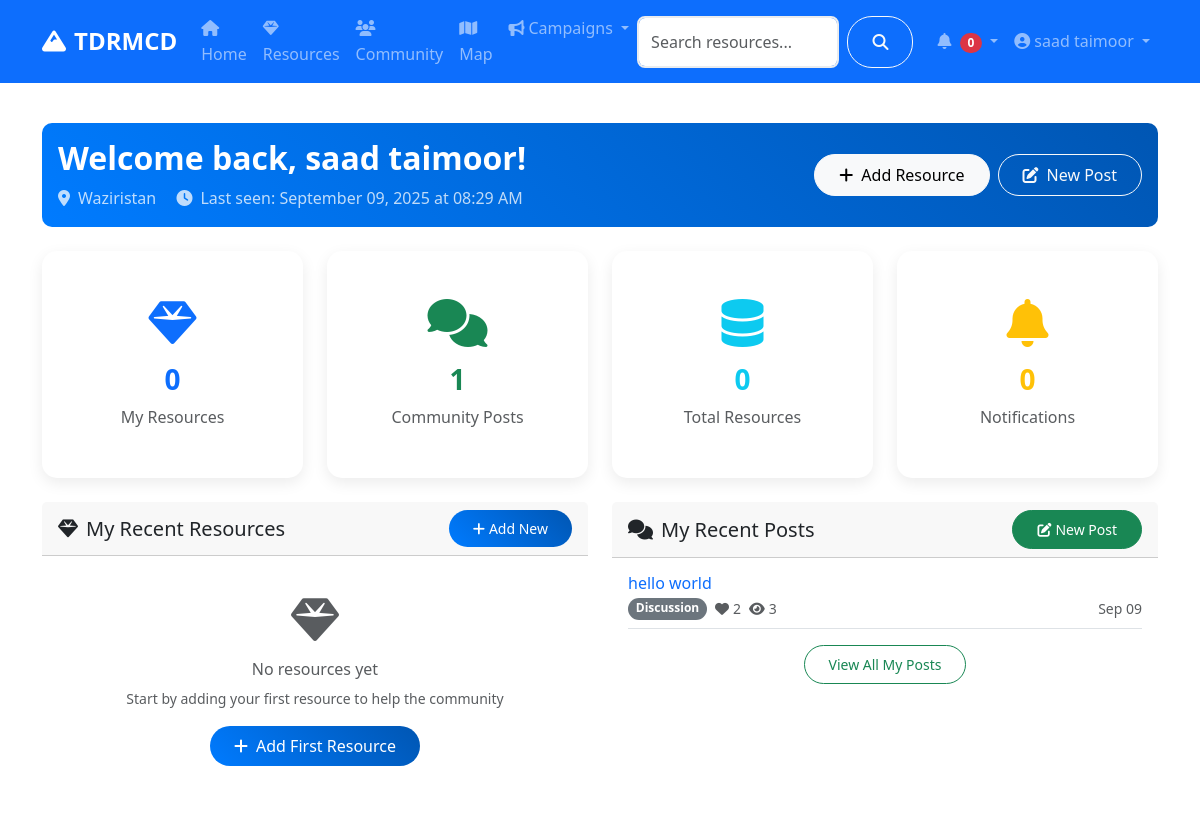
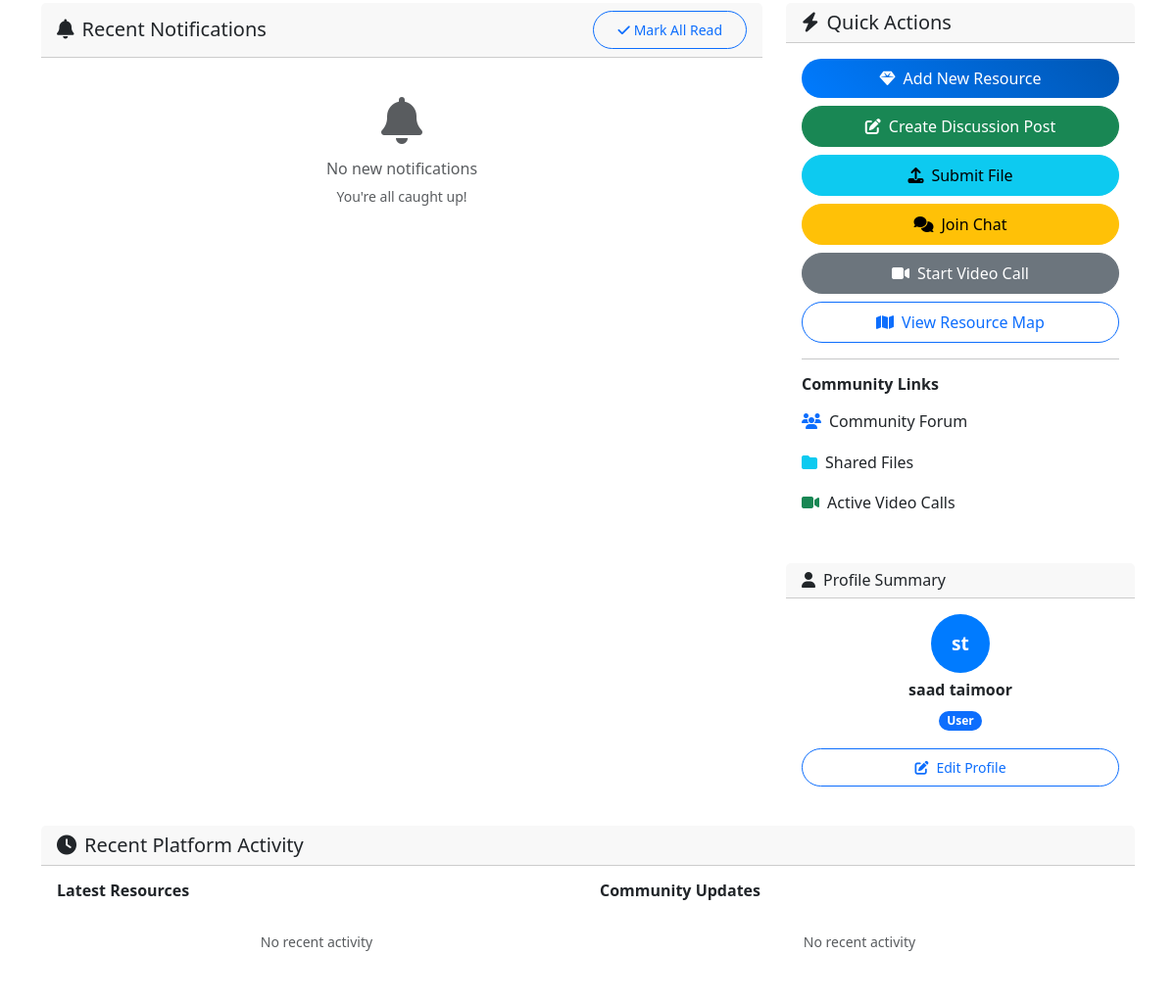
/dashboard (signed in, upper part), run on an earlier commit of the app's database (2 pictures, top to bottom).
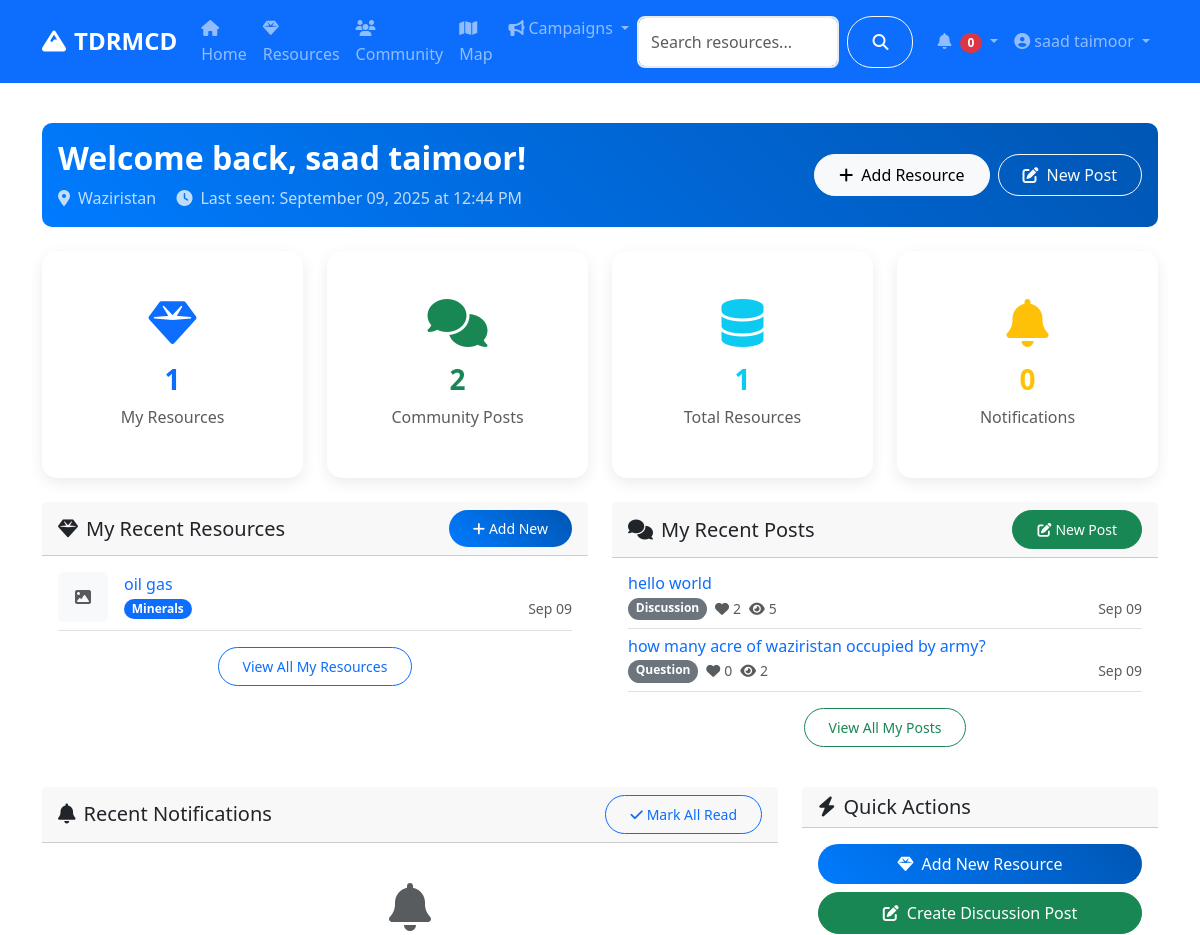
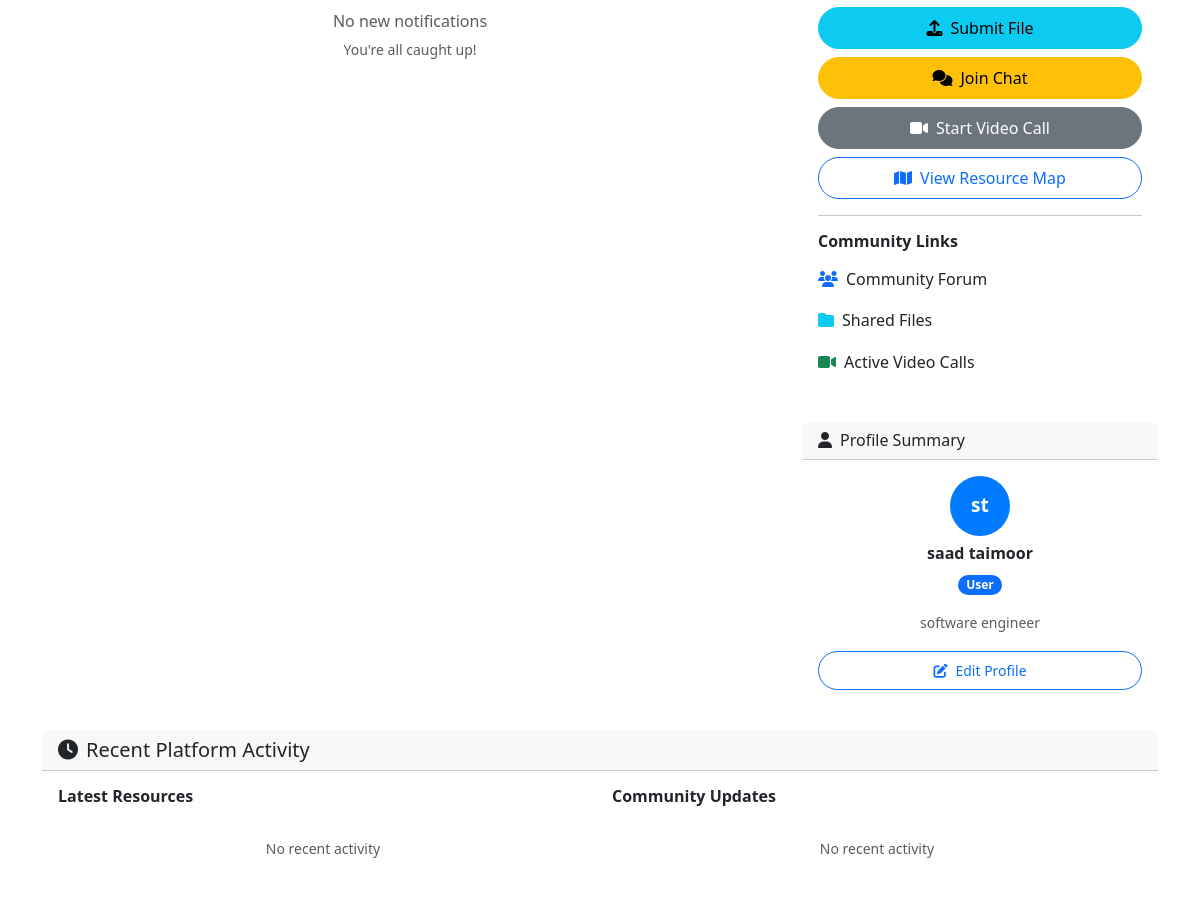
And on a later commit of the database (2 pictures, top to bottom).
### models.py (models this page shows, shortened)
class User(UserMixin, db.Model):
    id = db.Column(db.Integer, primary_key=True)
    username = db.Column(db.String(80), unique=True, nullable=False)
    email = db.Column(db.String(120), unique=True, nullable=False)
    password_hash = db.Column(db.String(120), nullable=False)
    first_name = db.Column(db.String(50), nullable=False)
    last_name = db.Column(db.String(50), nullable=False)
    role = db.Column(db.String(20), default='user')  # user, admin, researcher
    location = db.Column(db.String(100))
    bio = db.Column(db.Text)
    avatar = db.Column(db.String(200), default='default.jpg')
    is_active = db.Column(db.Boolean, default=True)
    created_at = db.Column(db.DateTime, default=datetime.utcnow)
    last_seen = db.Column(db.DateTime, default=datetime.utcnow)
    resources = db.relationship('Resource', backref='author', lazy='dynamic')
    posts = db.relationship('CommunityPost', backref='author', lazy='dynamic')
    chat_messages = db.relationship('ChatMessage', backref='sender', lazy='dynamic')
    file_submissions = db.relationship(
        'FileSubmission',
        foreign_keys='FileSubmission.submitter_id',
        backref='submitter',
        lazy='dynamic'
    )
    reviewed_submissions = db.relationship(
        'FileSubmission',
        foreign_keys='FileSubmission.reviewed_by',
        backref='reviewer_user',
        lazy='dynamic'
    )
    notifications = db.relationship('Notification', backref='user', lazy='dynamic')
    def get_full_name(self):
        return f"{self.first_name} {self.last_name}"
    def is_admin(self):
        return self.role == 'admin'

class CommunityPost(db.Model):
    id = db.Column(db.Integer, primary_key=True)
    title = db.Column(db.String(200), nullable=False)
    content = db.Column(db.Text, nullable=False)
    category = db.Column(db.String(50), nullable=False)  # discussion, question, announcement
    tags = db.Column(db.String(200))
    image_url = db.Column(db.String(200))
    likes = db.Column(db.Integer, default=0)
    views = db.Column(db.Integer, default=0)
    author_id = db.Column(db.Integer, db.ForeignKey('user.id'), nullable=False)
    created_at = db.Column(db.DateTime, default=datetime.utcnow)
    updated_at = db.Column(db.DateTime, default=datetime.utcnow, onupdate=datetime.utcnow)
    comments = db.relationship('Comment', backref='post', lazy='dynamic', cascade='all, delete-orphan')
    likes_relation = db.relationship('PostLike', backref='post', lazy='dynamic', cascade='all, delete-orphan')

class Resource(db.Model):
    id = db.Column(db.Integer, primary_key=True)
    title = db.Column(db.String(200), nullable=False)
    description = db.Column(db.Text, nullable=False)
    category = db.Column(db.String(50), nullable=False)  # minerals, agriculture, wildlife, cultural
    subcategory = db.Column(db.String(50))  # gas, copper, coal, wheat, etc.
    location = db.Column(db.String(200))
    latitude = db.Column(db.Float)
    longitude = db.Column(db.Float)
    economic_value = db.Column(db.String(100))
    sustainability_info = db.Column(db.Text)
    image_url = db.Column(db.String(200))
    status = db.Column(db.String(20), default='active')  # active, inactive, under_review
    author_id = db.Column(db.Integer, db.ForeignKey('user.id'), nullable=False)
    created_at = db.Column(db.DateTime, default=datetime.utcnow)
    updated_at = db.Column(db.DateTime, default=datetime.utcnow, onupdate=datetime.utcnow)

### routes/main.py (the view)
@main_bp.route('/dashboard')
@login_required
def dashboard():
    user_resources = current_user.resources.limit(5).all()
    user_posts = current_user.posts.limit(5).all()
    notifications = current_user.notifications.filter_by(is_read=False).limit(10).all()
    stats = {
        'total_resources': Resource.query.filter_by(status='active').count(),
        'user_resources': current_user.resources.count(),
        'user_posts': current_user.posts.count(),
        'unread_notifications': current_user.notifications.filter_by(is_read=False).count()
    }
    return render_template('main/dashboard.html',
                         user_resources=user_resources,
                         user_posts=user_posts,
                         notifications=notifications,
                         stats=stats)

### app.py (called while the page is built)
@login_manager.user_loader
def load_user(user_id):
    return User.query.get(int(user_id))

### templates/main/dashboard.html (shortened to what the changed rows need)
{% extends "base.html" %}
{% block content %}
<div class="container py-4">
    <div class="row">
        <div class="col-12 mb-4">
            <div class="card bg-gradient-primary text-white">
                <div class="card-body">
                    <div class="row align-items-center">
                        <div class="col-md-8">
                            <h2 class="fw-bold mb-2">Welcome back, {{ current_user.get_full_name() }}!</h2>
                            <p class="mb-0 opacity-75">
                                {% if current_user.location %}
                                    <i class="fas fa-map-marker-alt me-2"></i>{{ current_user.location }}
                                {% endif %}
                                <span class="ms-3">
                                    <i class="fas fa-clock me-2"></i>Last seen: {{ current_user.last_seen.strftime('%B %d, %Y at %I:%M %p') }}
                                </span>
                            </p>
                        </div>
                    </div>
                </div>
            </div>
        </div>
        <div class="col-lg-3 col-md-6 mb-4">
            <div class="card stat-card text-center">
                <div class="card-body">
                    <i class="fas fa-gem fa-3x text-primary mb-3"></i>
                    <h3 class="fw-bold text-primary">{{ stats.user_resources }}</h3>
                    <p class="text-muted mb-0">My Resources</p>
                </div>
            </div>
        </div>
        <div class="col-lg-3 col-md-6 mb-4">
            <div class="card stat-card text-center">
                <div class="card-body">
                    <i class="fas fa-comments fa-3x text-success mb-3"></i>
                    <h3 class="fw-bold text-success">{{ stats.user_posts }}</h3>
                    <p class="text-muted mb-0">Community Posts</p>
                </div>
            </div>
        </div>
        <div class="col-lg-3 col-md-6 mb-4">
            <div class="card stat-card text-center">
                <div class="card-body">
                    <i class="fas fa-database fa-3x text-info mb-3"></i>
                    <h3 class="fw-bold text-info">{{ stats.total_resources }}</h3>
                    <p class="text-muted mb-0">Total Resources</p>
                </div>
            </div>
        </div>
    </div>
    <div class="row">
        <div class="col-lg-6 mb-4">
            <div class="card">
                <div class="card-body">
                    {% if user_resources %}
                        {% for resource in user_resources %}
                        <div class="d-flex align-items-center border-bottom pb-2 mb-2">
                            <div class="flex-shrink-0 me-3">
                                {% if resource.image_url %}
                                <img src="{{ url_for('static', filename='uploads/' + resource.image_url) }}"
                                     alt="{{ resource.title }}" class="rounded" style="width: 50px; height: 50px; object-fit: cover;">
                                {% else %}
                                <div class="bg-light rounded d-flex align-items-center justify-content-center" style="width: 50px; height: 50px;">
                                    <i class="fas fa-image text-muted"></i>
                                </div>
                                {% endif %}
                            </div>
                            <div class="flex-grow-1">
                                <h6 class="mb-1">
                                    <a href="{{ url_for('resources.detail', id=resource.id) }}" class="text-decoration-none">
                                        {{ resource.title }}
                                    </a>
                                </h6>
                                <div class="d-flex justify-content-between align-items-center">
                                    <span class="badge bg-primary">{{ resource.category.title() }}</span>
                                    <small class="text-muted">{{ resource.created_at.strftime('%b %d') }}</small>
                                </div>
                            </div>
                        </div>
                        {% endfor %}
                        <div class="text-center mt-3">
                            <a href="{{ url_for('resources.index') }}?author={{ current_user.id }}" class="btn btn-sm btn-outline-primary">
                                View All My Resources
                            </a>
                        </div>
                    {% else %}
                    <div class="text-center py-4">
                        <i class="fas fa-gem fa-3x text-muted mb-3"></i>
                        <h6 class="text-muted">No resources yet</h6>
                        <p class="text-muted small">Start by adding your first resource to help the community</p>
                        <a href="{{ url_for('resources.add') }}" class="btn btn-primary">
                            <i class="fas fa-plus me-2"></i>Add First Resource
                        </a>
                    </div>
                    {% endif %}
                </div>
            </div>
        </div>
        <div class="col-lg-6 mb-4">
            <div class="card">
                <div class="card-body">
                    {% if user_posts %}
                        {% for post in user_posts %}
                        <div class="border-bottom pb-2 mb-2">
                            <h6 class="mb-1">
                                <a href="{{ url_for('community.post_detail', id=post.id) }}" class="text-decoration-none">
                                    {{ post.title }}
                                </a>
                            </h6>
                            <div class="d-flex justify-content-between align-items-center">
                                <div class="d-flex gap-2">
                                    <span class="badge bg-secondary">{{ post.category.title() }}</span>
                                    <small class="text-muted">
                                        <i class="fas fa-heart me-1"></i>{{ post.likes }}
                                    </small>
                                    <small class="text-muted">
                                        <i class="fas fa-eye me-1"></i>{{ post.views }}
                                    </small>
                                </div>
                                <small class="text-muted">{{ post.created_at.strftime('%b %d') }}</small>
                            </div>
                        </div>
                        {% endfor %}
                    {% endif %}
                </div>
            </div>
        </div>
    </div>
    <div class="row">
        <div class="col-lg-4 mb-4">
            <div class="card mt-4">
                <div class="card-body">
                    <div class="text-center mb-3">
                        <div class="avatar mx-auto mb-2" style="width: 60px; height: 60px; font-size: 1.2rem;">
                            {{ current_user.first_name[0] }}{{ current_user.last_name[0] }}
                        </div>
                        <h6 class="fw-bold">{{ current_user.get_full_name() }}</h6>
                        <span class="badge bg-primary">{{ current_user.role.title() }}</span>
                    </div>
                    {% if current_user.bio %}
                    <p class="text-muted small text-center">{{ current_user.bio }}</p>
                    {% endif %}
                    <div class="d-grid">
                        <a href="{{ url_for('auth.edit_profile') }}" class="btn btn-outline-primary btn-sm">
                        </a>
                    </div>
                </div>
            </div>
        </div>
    </div>
</div>
{% endblock %}

### templates/base.html (shortened to what this page needs)
<!DOCTYPE html>
<html lang="en">
<head>
    <link href="https://cdn.jsdelivr.net/npm/bootstrap@5.3.0/dist/css/bootstrap.min.css" rel="stylesheet">
    <link rel="stylesheet" href="https://cdnjs.cloudflare.com/ajax/libs/font-awesome/6.4.0/css/all.min.css">
    <link rel="stylesheet" href="https://unpkg.com/leaflet@1.9.4/dist/leaflet.css">
    <link rel="stylesheet" href="{{ url_for('static', filename='css/style.css') }}">
</head>
<body>
    <nav class="navbar navbar-expand-lg navbar-dark bg-primary sticky-top">
        <div class="container">
            <a class="navbar-brand fw-bold" href="{{ url_for('main.index') }}">
                <i class="fas fa-mountain me-2"></i>TDRMCD
            </a>
            <div class="collapse navbar-collapse" id="navbarNav">
                <ul class="navbar-nav me-auto">
                    <li class="nav-item">
                        <a class="nav-link" href="{{ url_for('main.index') }}">
                            <i class="fas fa-home me-1"></i>Home
                        </a>
                    </li>
                    <li class="nav-item">
                        <a class="nav-link" href="{{ url_for('resources.index') }}">
                            <i class="fas fa-gem me-1"></i>Resources
                        </a>
                    </li>
                    <li class="nav-item">
                        <a class="nav-link" href="{{ url_for('community.index') }}">
                            <i class="fas fa-users me-1"></i>Community
                        </a>
                    </li>
                    <li class="nav-item">
                        <a class="nav-link" href="{{ url_for('main.map_view') }}">
                            <i class="fas fa-map me-1"></i>Map
                        </a>
                    </li>
                    <li class="nav-item dropdown">
                        <a class="nav-link dropdown-toggle" href="#" role="button" data-bs-toggle="dropdown">
                            <i class="fas fa-bullhorn me-1"></i>Campaigns
                        </a>
                    </li>
                </ul>
                <form class="d-flex me-3" action="{{ url_for('main.search') }}" method="GET">
                    <input class="form-control me-2" type="search" name="q" placeholder="Search resources..." value="{{ request.args.get('q', '') }}">
                    <button class="btn btn-outline-light" type="submit">
                        <i class="fas fa-search"></i>
                    </button>
                </form>
                <ul class="navbar-nav">
                    {% if current_user.is_authenticated %}
                        <li class="nav-item dropdown">
                            <a class="nav-link dropdown-toggle" href="#" role="button" data-bs-toggle="dropdown">
                                <i class="fas fa-bell me-1"></i>
                                <span id="notification-count" class="badge bg-danger">0</span>
                            </a>
                        </li>
                        <li class="nav-item dropdown">
                            <a class="nav-link dropdown-toggle" href="#" role="button" data-bs-toggle="dropdown">
                                <i class="fas fa-user-circle me-1"></i>{{ current_user.get_full_name() }}
                            </a>
                        </li>
                    {% endif %}
                </ul>
            </div>
        </div>
    </nav>
    <main>
        {% block content %}{% endblock %}
    </main>
</body>
</html>

What changed in the data, as far as the page shows it:
changed User "saad taimoor": last_seen "September 09, 2025 at 08:29 AM" → "September 09, 2025 at 12:44 PM"; bio (not shown) → "software engineer"
added Resource: title "oil gas", category "Minerals", created_at "Sep 09"
changed CommunityPost "hello world": views "3" → "5"
added CommunityPost: title "how many acre of waziristan occupied by army?", category "Question", likes "0", views "2", created_at "Sep 09"
Also different on the page:
{{ stats.user_resources }}: "0" → "1"
{{ stats.user_posts }}: "1" → "2"
{{ stats.total_resources }}: "0" → "1"
text no longer shown: "No resources yet Start by adding your first resource to help the community Add First Resource"
text now shown: "View All My Resources"
